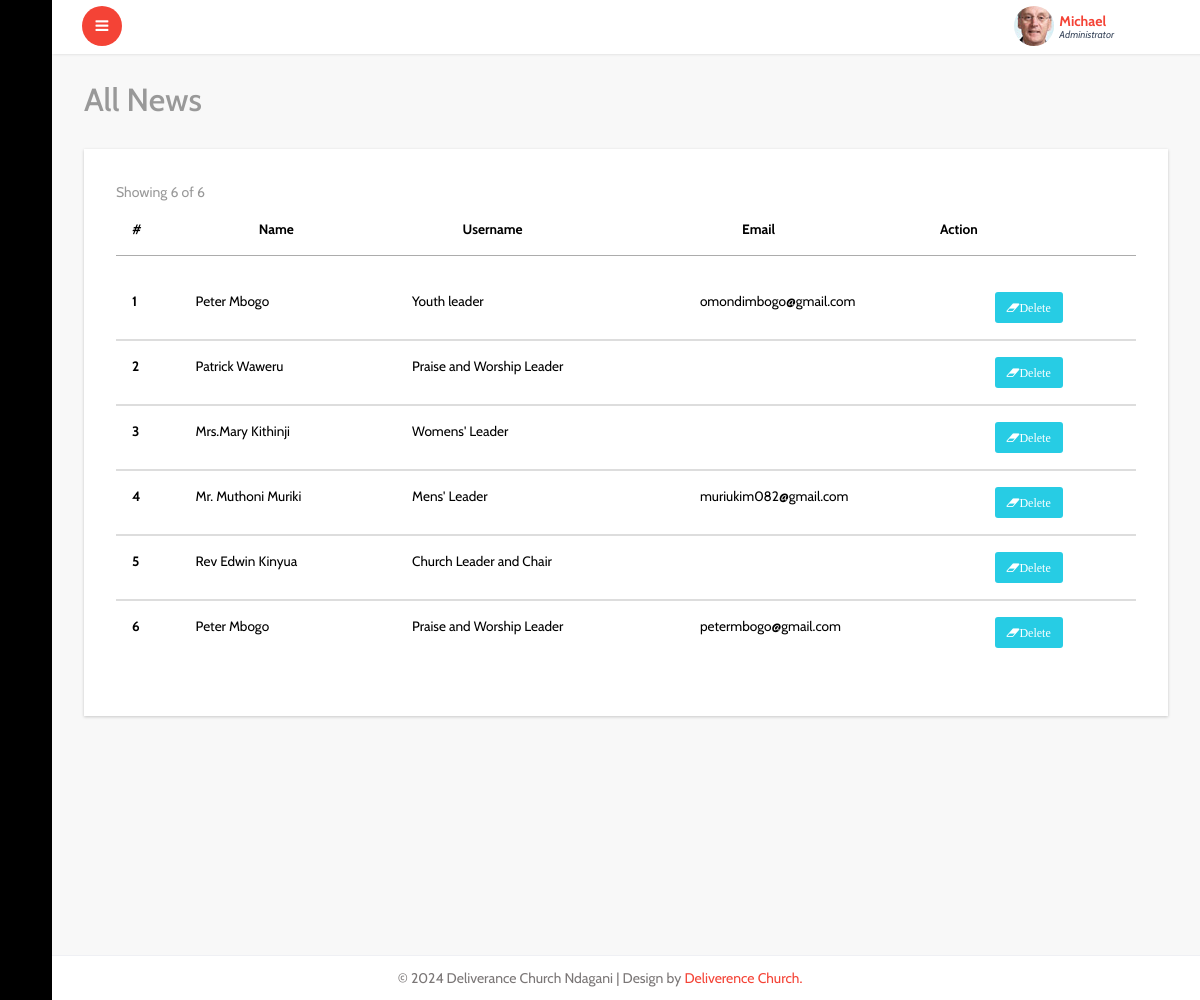
The app's page /admin/all-excos.php (signed in) with its own data.
### tables this page shows
CREATE TABLE `excos` (
  `id` int NOT NULL,
  `name` varchar(75) NOT NULL,
  `office` varchar(75) NOT NULL,
  `zone` varchar(75) NOT NULL,
  `phone` varchar(12) NOT NULL,
  `email` varchar(75) NOT NULL
);

### idiorm.php (called while the page is built, shortened)
<?php
    class ORM implements ArrayAccess {
        protected static $_default_config = array(
            'connection_string' => 'sqlite::memory:',
            'id_column' => 'id',
            'id_column_overrides' => array(),
            'error_mode' => PDO::ERRMODE_EXCEPTION,
            'username' => null,
            'password' => null,
            'driver_options' => null,
            'identifier_quote_character' => null,
            'limit_clause_style' => null,
            'logging' => false,
            'logger' => null,
            'caching' => false,
            'caching_auto_clear' => false,
            'return_result_sets' => false,
        );
        protected static $_config = array();
        protected static $_db = array();
        protected static $_last_statement = null;
        protected $_connection_name;
        protected $_table_name;
        protected $_values = array();
        protected $_result_columns = array('*');
        protected $_join_sources = array();
        protected $_order_by = array();
        protected $_group_by = array();
        public static function configure($key, $value = null, $connection_name = self::DEFAULT_CONNECTION) {
            if (is_array($key)) {
                foreach ($key as $conf_key => $conf_value) {
                    self::configure($conf_key, $conf_value, $connection_name);
                }
            } else {
                if (is_null($value)) {
                    $value = $key;
                    $key = 'connection_string';
                }
                self::$_config[$connection_name][$key] = $value;
            }
        }
        public static function for_table($table_name, $connection_name = self::DEFAULT_CONNECTION) {
            return new self($table_name, array(), $connection_name);
        }
        protected static function _setup_db_config($connection_name) {
            if (!array_key_exists($connection_name, self::$_config)) {
                self::$_config[$connection_name] = self::$_default_config;
            }
        }
        public static function set_db($db, $connection_name = self::DEFAULT_CONNECTION) {
            self::$_db[$connection_name] = $db;
        }
        protected static function _setup_identifier_quote_character($connection_name) {
            if (is_null(self::$_config[$connection_name]['identifier_quote_character'])) {
                self::$_config[$connection_name]['identifier_quote_character'] =
                    self::_detect_identifier_quote_character($connection_name);
            }
        }
        public static function _setup_limit_clause_style($connection_name) {
            if (is_null(self::$_config[$connection_name]['limit_clause_style'])) {
                self::$_config[$connection_name]['limit_clause_style'] =
                    self::_detect_limit_clause_style($connection_name);
            }
        }
        protected static function _detect_identifier_quote_character($connection_name) {
            switch(self::get_db($connection_name)->getAttribute(PDO::ATTR_DRIVER_NAME)) {
                case 'mysql':
                case 'sqlite':
                case 'sqlite2':
                default:
                    return '`';
            }
        }
        protected static function _detect_limit_clause_style($connection_name) {
            switch(self::get_db($connection_name)->getAttribute(PDO::ATTR_DRIVER_NAME)) {
                default:
                    return ORM::LIMIT_STYLE_LIMIT;
            }
        }
        public static function get_db($connection_name = self::DEFAULT_CONNECTION) {
            return self::$_db[$connection_name];
        }
        public static function get_last_statement() {
            return self::$_last_statement;
        }
        protected static function _execute($query, $parameters = array(), $connection_name = self::DEFAULT_CONNECTION) {
            $statement = self::get_db($connection_name)->prepare($query);
            self::$_last_statement = $statement;
            $time = microtime(true);
            $q = $statement->execute();
            return $q;
        }
        protected static function _log_query($query, $parameters, $connection_name, $query_time) {
            if (!self::$_config[$connection_name]['logging']) {
                return false;
            }
            return true;
        }
        protected function __construct($table_name, $data = array(), $connection_name = self::DEFAULT_CONNECTION) {
            $this->_table_name = $table_name;
            $this->_connection_name = $connection_name;
        }
        public function find_array() {
            return $this->_run();
        }
        protected function _build_select() {
            return $this->_join_if_not_empty(" ", array(
                $this->_build_select_start(),
                $this->_build_join(),
                $this->_build_where(),
                $this->_build_group_by(),
                $this->_build_having(),
                $this->_build_order_by(),
                $this->_build_limit(),
                $this->_build_offset(),
            ));
        }
        protected function _build_select_start() {
            $fragment = 'SELECT ';
            $result_columns = join(', ', $this->_result_columns);
            $fragment .= "{$result_columns} FROM " . $this->_quote_identifier($this->_table_name);
            return $fragment;
        }
        protected function _build_join() {
            if (count($this->_join_sources) === 0) {
                return '';
            }
            return join(" ", $this->_join_sources);
        }
        protected function _build_where() {
            return $this->_build_conditions('where');
        }
        protected function _build_having() {
            return $this->_build_conditions('having');
        }
        protected function _build_group_by() {
            if (count($this->_group_by) === 0) {
                return '';
            }
            return "GROUP BY " . join(", ", $this->_group_by);
        }
        protected function _build_conditions($type) {
            $conditions_class_property_name = "_{$type}_conditions";
            if (count($this->$conditions_class_property_name) === 0) {
                return '';
            }
            $conditions = array();
            return strtoupper($type) . " " . join(" AND ", $conditions);
        }
        protected function _build_order_by() {
            if (count($this->_order_by) === 0) {
                return '';
            }
            return "ORDER BY " . join(", ", $this->_order_by);
        }
        protected function _build_limit() {
            $fragment = '';
            return $fragment;
        }
        protected function _build_offset() {
            return '';
        }
        protected function _join_if_not_empty($glue, $pieces) {
            $filtered_pieces = array();
            foreach ($pieces as $piece) {
                if (is_string($piece)) {
                    $piece = trim($piece);
                }
                if (!empty($piece)) {
                    $filtered_pieces[] = $piece;
                }
            }
            return join($glue, $filtered_pieces);
        }
        protected function _quote_one_identifier($identifier) {
            $parts = explode('.', $identifier);
            $parts = array_map(array($this, '_quote_identifier_part'), $parts);
            return join('.', $parts);
        }
        protected function _quote_identifier($identifier) {
            if (is_array($identifier)) {
                $result = array_map(array($this, '_quote_one_identifier'), $identifier);
                return join(', ', $result);
            } else {
                return $this->_quote_one_identifier($identifier);
            }
        }
        protected function _quote_identifier_part($part) {
            $quote_character = self::$_config[$this->_connection_name]['identifier_quote_character'];
            return $quote_character .
                   str_replace($quote_character,
                               $quote_character . $quote_character,
                               $part
                   ) . $quote_character;
        }
        protected function _run() {
            $query = $this->_build_select();
            $caching_enabled = self::$_config[$this->_connection_name]['caching'];
            self::_execute($query, $this->_values, $this->_connection_name);
            $statement = self::get_last_statement();
            $rows = array();
            while ($row = $statement->fetch(PDO::FETCH_ASSOC)) {
                $rows[] = $row;
            }
            $this->_values = array();
            $this->_result_columns = array('*');
            return $rows;
        }
        public function __call($name, $arguments)
        {
            $method = strtolower(preg_replace('/([a-z])([A-Z])/', '$1_$2', $name));
            if (method_exists($this, $method)) {
                return call_user_func_array(array($this, $method), $arguments);
            } else {
                throw new IdiormMethodMissingException("Method $name() does not exist in class " . get_class($this));
            }
        }
    }

### admin/all-excos.php (the view, shortened to what this page needs)
<?php include"header.php"; ?>
			<div id="page-wrapper">
				<div class="graphs">
					<h3 class="blank1">All News</h3>
					 <div class="xs tabls">
					 <div class="panel-body1">
					   <table class="table">
					    <thead>
							<tr>
							  <th>#</th>
							  <th>Name</th>
							  <th>Username</th>
							  <th>Email</th>
							  <th>Action</th>
							</tr>
						  </thead>
						  <tbody>
						   <?php
                                $tbl_name="excos";
        $get_excos = ORM::for_table("$tbl_name")
                 ->find_array();
	$total_pages = count($get_excos);
	$limit = 10;
	$page = $_GET['page'];
	if($page)
		$start = ($page - 1) * $limit;
	else
		$start = 0;
				$result = $db->prepare("SELECT * FROM excos  ORDER BY id DESC LIMIT $start, $limit");
				$result->execute();
	$next = $page + 1;
	$lastpage = ceil($total_pages/$limit);
	 ?>
                            <span class="text-muted m-r-sm">Showing
                                 <?php if($lastpage == $next-1):?>
                                    <?=$total_pages?>
                                <?php else:?>
                                <?=$page * $limit?>
                            <?php endif;?>
                                of <?=$total_pages?>
                                        </span>
			    </div>
               </div>
                <table class="table">
                      <?php
				for($i=1; $row = $result->fetch(); $i++){
               ?>
							<tr>
							  <th scope="row"><?php echo $i; ?></th>
							  <td><?php echo $row['name']; ?></td>
							  <td><?php echo $row['office']; ?></td>
							  <td><?php echo $row['email']; ?></td>
							  <td>
							    <a href="delete-admin.php?id=<?=$row['id'] ?>" class="fa fa-eraser btn btn-xs btn-success warning_4 delbtn" >Delete</a>
							  </td>
							</tr>
							 <?php } ?>
						</table>
						</div>
						</div>
				</div>
		<?php include"footer.php"; ?>

### records on screen
excos: name "Peter Mbogo", office "Youth leader", email "omondimbogo@gmail.com"
excos: name "Patrick Waweru", office "Praise and Worship Leader"
excos: name "Mrs.Mary Kithinji", office "Womens' Leader"
excos: name "Mr. Muthoni Muriki", office "Mens' Leader", email "muriukim082@gmail.com"
excos: name "Rev Edwin Kinyua", office "Church Leader and Chair"
excos: name "Peter Mbogo", office "Praise and Worship Leader", email "petermbogo@gmail.com"

### other values on screen
$total_pages "6"
